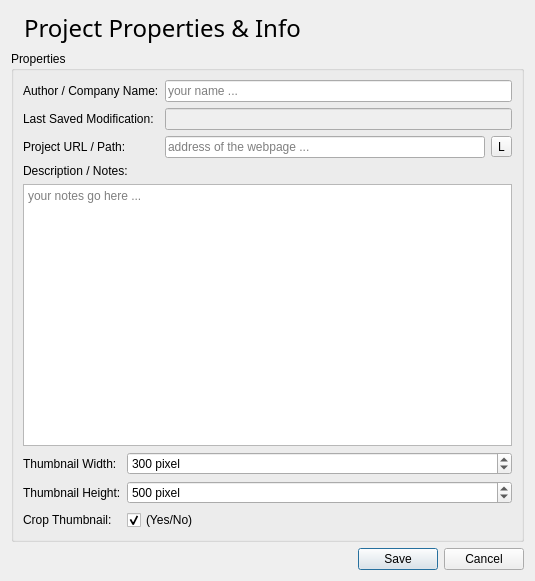
<?xml version="1.0" encoding="UTF-8"?>
<ui version="4.0">
 <class>Properties</class>
 <widget class="QDialog" name="Properties">
  <property name="geometry">
   <rect>
    <x>0</x>
    <y>0</y>
    <width>535</width>
    <height>581</height>
   </rect>
  </property>
  <property name="windowTitle">
   <string>WebTooth Extractor - Properties Dialog</string>
  </property>
  <layout class="QVBoxLayout" name="verticalLayout">
   <item>
    <layout class="QHBoxLayout" name="horizontalLayout">
     <item>
      <widget class="QLabel" name="label">
       <property name="toolTip">
        <string>Feed the monster and donate or buy a commercial license</string>
       </property>
       <property name="text">
        <string/>
       </property>
       <property name="pixmap">
        <pixmap resource="webtooth.qrc">:/img/res/Blue-block-icon.png</pixmap>
       </property>
      </widget>
     </item>
     <item>
      <widget class="QLabel" name="label_2">
       <property name="font">
        <font>
         <family>Arial Black</family>
         <pointsize>18</pointsize>
        </font>
       </property>
       <property name="text">
        <string>Project Properties &amp; Info</string>
       </property>
       <property name="textFormat">
        <enum>Qt::AutoText</enum>
       </property>
      </widget>
     </item>
     <item>
      <spacer name="horizontalSpacer">
       <property name="orientation">
        <enum>Qt::Horizontal</enum>
       </property>
       <property name="sizeHint" stdset="0">
        <size>
         <width>40</width>
         <height>20</height>
        </size>
       </property>
      </spacer>
     </item>
    </layout>
   </item>
   <item>
    <widget class="QGroupBox" name="groupBox">
     <property name="title">
      <string>Properties</string>
     </property>
     <layout class="QVBoxLayout" name="verticalLayout_2">
      <item>
       <layout class="QFormLayout" name="formLayout">
        <property name="fieldGrowthPolicy">
         <enum>QFormLayout::AllNonFixedFieldsGrow</enum>
        </property>
        <item row="0" column="0">
         <widget class="QLabel" name="label_3">
          <property name="text">
           <string>Author / Company Name:</string>
          </property>
         </widget>
        </item>
        <item row="0" column="1">
         <widget class="QLineEdit" name="lineEditAuthorName">
          <property name="toolTip">
           <string>Enter a name here</string>
          </property>
          <property name="maxLength">
           <number>50</number>
          </property>
          <property name="placeholderText">
           <string>your name ...</string>
          </property>
         </widget>
        </item>
        <item row="1" column="0">
         <widget class="QLabel" name="label_4">
          <property name="text">
           <string>Last Saved Modification:</string>
          </property>
         </widget>
        </item>
        <item row="1" column="1">
         <widget class="QLineEdit" name="lineEditLastModificationDate">
          <property name="enabled">
           <bool>false</bool>
          </property>
          <property name="toolTip">
           <string>Date of the last saved modification</string>
          </property>
          <property name="autoFillBackground">
           <bool>false</bool>
          </property>
          <property name="readOnly">
           <bool>false</bool>
          </property>
         </widget>
        </item>
        <item row="2" column="0">
         <widget class="QLabel" name="label_5">
          <property name="text">
           <string>Project URL / Path:</string>
          </property>
         </widget>
        </item>
        <item row="3" column="0">
         <widget class="QLabel" name="label_6">
          <property name="text">
           <string>Description / Notes:</string>
          </property>
         </widget>
        </item>
        <item row="2" column="1">
         <layout class="QHBoxLayout" name="horizontalLayout_2">
          <item>
           <widget class="QLineEdit" name="lineEdit_URL">
            <property name="toolTip">
             <string>Insert the URL or path of this project's webpage</string>
            </property>
            <property name="maxLength">
             <number>512</number>
            </property>
            <property name="placeholderText">
             <string>address of the webpage ...</string>
            </property>
           </widget>
          </item>
          <item>
           <widget class="QToolButton" name="toolButton">
            <property name="toolTip">
             <string>Load the URL of the webpage or HTML file of this project</string>
            </property>
            <property name="autoFillBackground">
             <bool>true</bool>
            </property>
            <property name="text">
             <string>L</string>
            </property>
            <property name="icon">
             <iconset resource="webtooth.qrc">
              <normaloff>:/img/res/anchor-icon.png</normaloff>:/img/res/anchor-icon.png</iconset>
            </property>
            <property name="iconSize">
             <size>
              <width>24</width>
              <height>24</height>
             </size>
            </property>
           </widget>
          </item>
         </layout>
        </item>
       </layout>
      </item>
      <item>
       <widget class="QPlainTextEdit" name="plainTextEditUserNotes">
        <property name="toolTip">
         <string>Write your description of this project or your notes about it</string>
        </property>
        <property name="autoFillBackground">
         <bool>false</bool>
        </property>
        <property name="placeholderText">
         <string>your notes go here ...</string>
        </property>
       </widget>
      </item>
      <item>
       <layout class="QFormLayout" name="formLayout_2">
        <item row="0" column="0">
         <widget class="QLabel" name="label_7">
          <property name="text">
           <string>Thumbnail Width:</string>
          </property>
         </widget>
        </item>
        <item row="0" column="1">
         <widget class="QSpinBox" name="spinBoxThumbWidth">
          <property name="suffix">
           <string> pixel</string>
          </property>
          <property name="minimum">
           <number>50</number>
          </property>
          <property name="maximum">
           <number>1000</number>
          </property>
          <property name="value">
           <number>300</number>
          </property>
         </widget>
        </item>
        <item row="2" column="0">
         <widget class="QLabel" name="label_8">
          <property name="text">
           <string>Crop Thumbnail:</string>
          </property>
         </widget>
        </item>
        <item row="2" column="1">
         <widget class="QCheckBox" name="checkBoxCropThumb">
          <property name="toolTip">
           <string>Should the height of the thumbnails be cropped or use the full height of the webpage instead?</string>
          </property>
          <property name="text">
           <string>(Yes/No)</string>
          </property>
          <property name="checked">
           <bool>true</bool>
          </property>
         </widget>
        </item>
        <item row="1" column="0">
         <widget class="QLabel" name="label_9">
          <property name="text">
           <string>Thumbnail Height:</string>
          </property>
         </widget>
        </item>
        <item row="1" column="1">
         <widget class="QSpinBox" name="spinBoxThumbHeight">
          <property name="suffix">
           <string> pixel</string>
          </property>
          <property name="minimum">
           <number>50</number>
          </property>
          <property name="maximum">
           <number>1000</number>
          </property>
          <property name="value">
           <number>500</number>
          </property>
         </widget>
        </item>
       </layout>
      </item>
     </layout>
    </widget>
   </item>
   <item>
    <widget class="QDialogButtonBox" name="buttonBox">
     <property name="orientation">
      <enum>Qt::Horizontal</enum>
     </property>
     <property name="standardButtons">
      <set>QDialogButtonBox::Cancel|QDialogButtonBox::Save</set>
     </property>
    </widget>
   </item>
  </layout>
 </widget>
 <resources>
  <include location="webtooth.qrc"/>
 </resources>
 <connections>
  <connection>
   <sender>buttonBox</sender>
   <signal>accepted()</signal>
   <receiver>Properties</receiver>
   <slot>accept()</slot>
   <hints>
    <hint type="sourcelabel">
     <x>248</x>
     <y>254</y>
    </hint>
    <hint type="destinationlabel">
     <x>157</x>
     <y>274</y>
    </hint>
   </hints>
  </connection>
  <connection>
   <sender>buttonBox</sender>
   <signal>rejected()</signal>
   <receiver>Properties</receiver>
   <slot>reject()</slot>
   <hints>
    <hint type="sourcelabel">
     <x>316</x>
     <y>260</y>
    </hint>
    <hint type="destinationlabel">
     <x>286</x>
     <y>274</y>
    </hint>
   </hints>
  </connection>
 </connections>
</ui>
